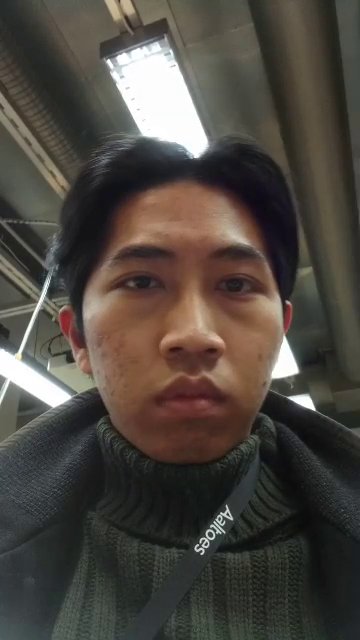
#> input picture frame 10 of solution_references/adamilyas/week8/Exercise08/adam.mp4, 360 x 640 px
$ python faceTrackingDemo.py   (older library calls are emulated)
#> lines starting #> are read from the running program, lines starting #| are printed output that depends on the picture
# Description:
#   Exercise9 python demo.
#
# Copyright (C) 2018 Santiago Cortes, Juha Ylioinas, Tapio Honka
#
# This software is distributed under the GNU General Public
# Licence (version 2 or later); please refer to the file
# Licence.txt, included with the software, for details.

import argparse
import numpy as np
import cv2
from goodFeaturesToTrackFromFace import detect as ShiTomasi_detect
from skimage.transform import SimilarityTransform
from skimage.measure import ransac
#
# This demo illustrates an application of Lucas-Kanade optical flow
#
# Steps:
#   1) detect face region using pretrained haarcascade classifiers
#   2) detect good features to track from face region using Shi-Tomasi corner detector
#   3) track the points using the Lucas-Kanade optical flow
#
parser = argparse.ArgumentParser(description='This is a demo for illustrating an optical flow for a sparse feature set using the iterative Lucas-Kanade method with pyramids. See the detailed flow of operations in the source file.')
parser.add_argument('--input', default='./adam.mp4', type=str, help='your input video (default: santi.avi)')

args = parser.parse_args()

# setup a video capture from file (webcam also possible, for that see OpenCV docs)
cap = cv2.VideoCapture(args.input)

# read the first frame from the video file and convert to grayscale
ret, frame = cap.read()
#> frame is the input picture: shape (640, 360, 3); mean B, G, R 64.2, 71, 77.1
old_frame = frame.copy()
gray = cv2.cvtColor(frame, cv2.COLOR_BGR2GRAY)
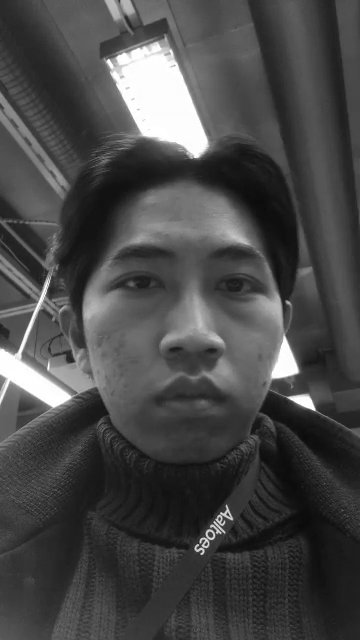
#> gray: shape (640, 360); min 10, max 255, mean 72

# detect points to track, take a look at goodFeaturesToTrackFromFace.py
#> (the run stopped early here; a loop or call above may not have finished)

$ run again, starting later in the video
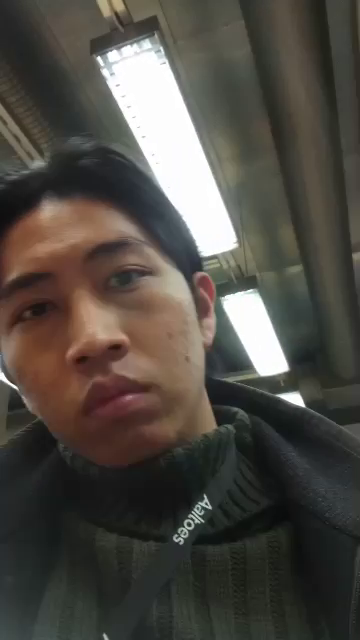
#> input picture frame 48 of solution_references/adamilyas/week8/Exercise08/adam.mp4, 360 x 640 px
#> frame is the input picture: shape (640, 360, 3); mean B, G, R 68.3, 75.1, 79.5
#> `gray = cv2.cvtColor(frame, cv2.COLOR_BGR2GRAY)`:
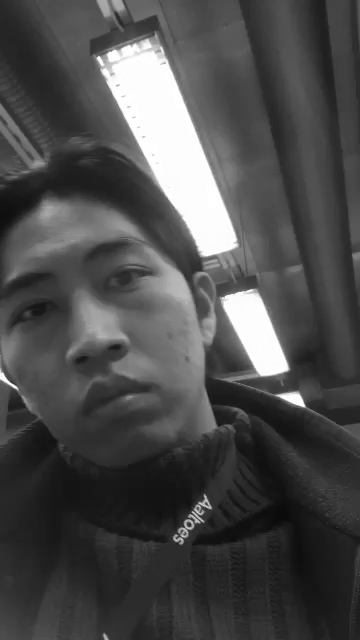
#> gray: shape (640, 360); min 10, max 255, mean 75.6

$ run again, starting later in the video
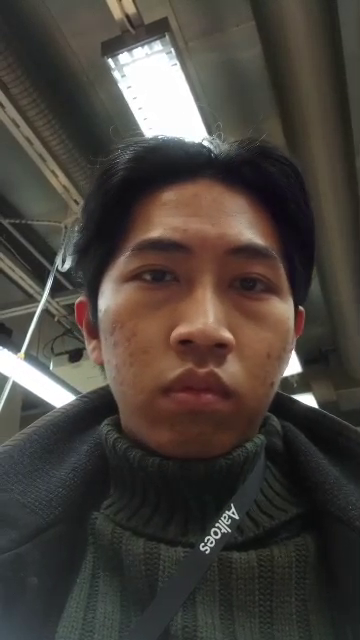
#> input picture frame 86 of solution_references/adamilyas/week8/Exercise08/adam.mp4, 360 x 640 px
#> frame is the input picture: shape (640, 360, 3); mean B, G, R 60, 66, 72.4
#> `gray = cv2.cvtColor(frame, cv2.COLOR_BGR2GRAY)`:
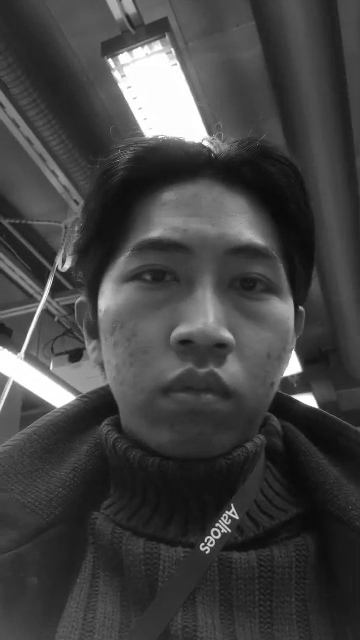
#> gray: shape (640, 360); min 9, max 255, mean 67.2
